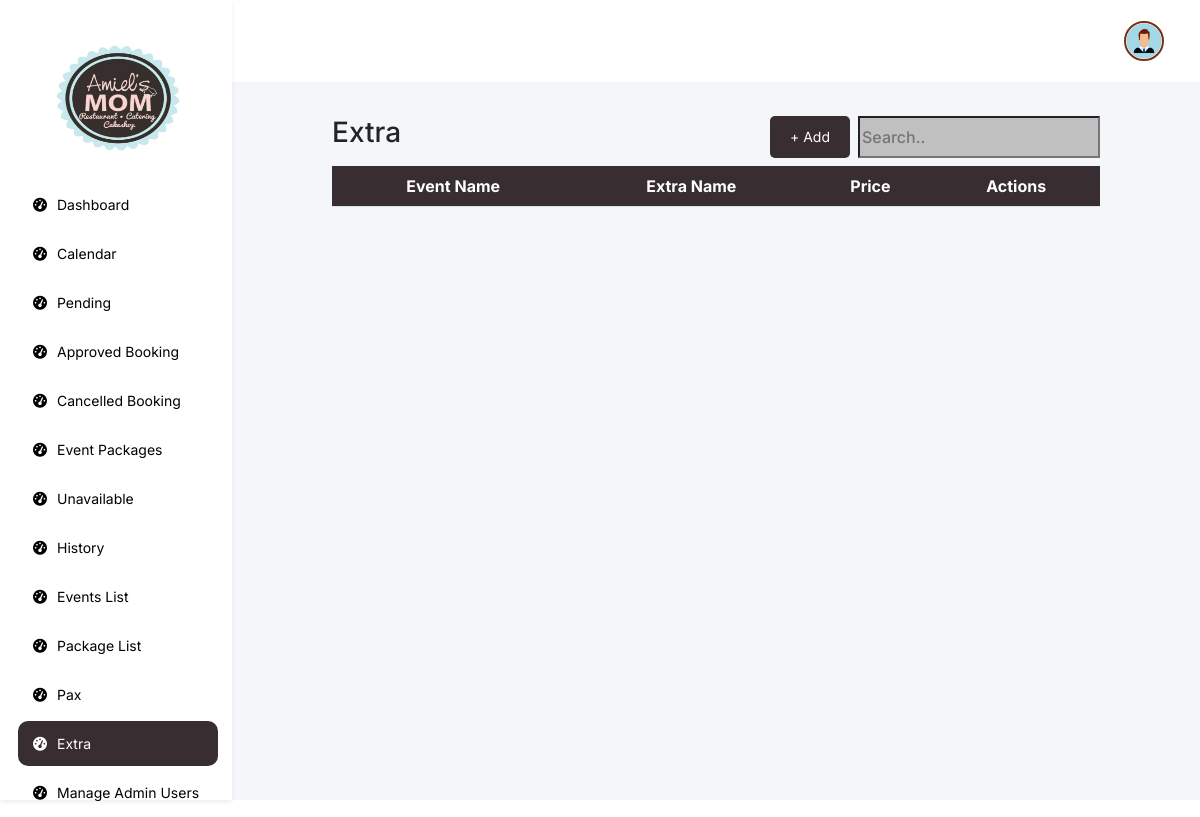
Before: /features/admin/web/extra.php (signed in) with the older database file.
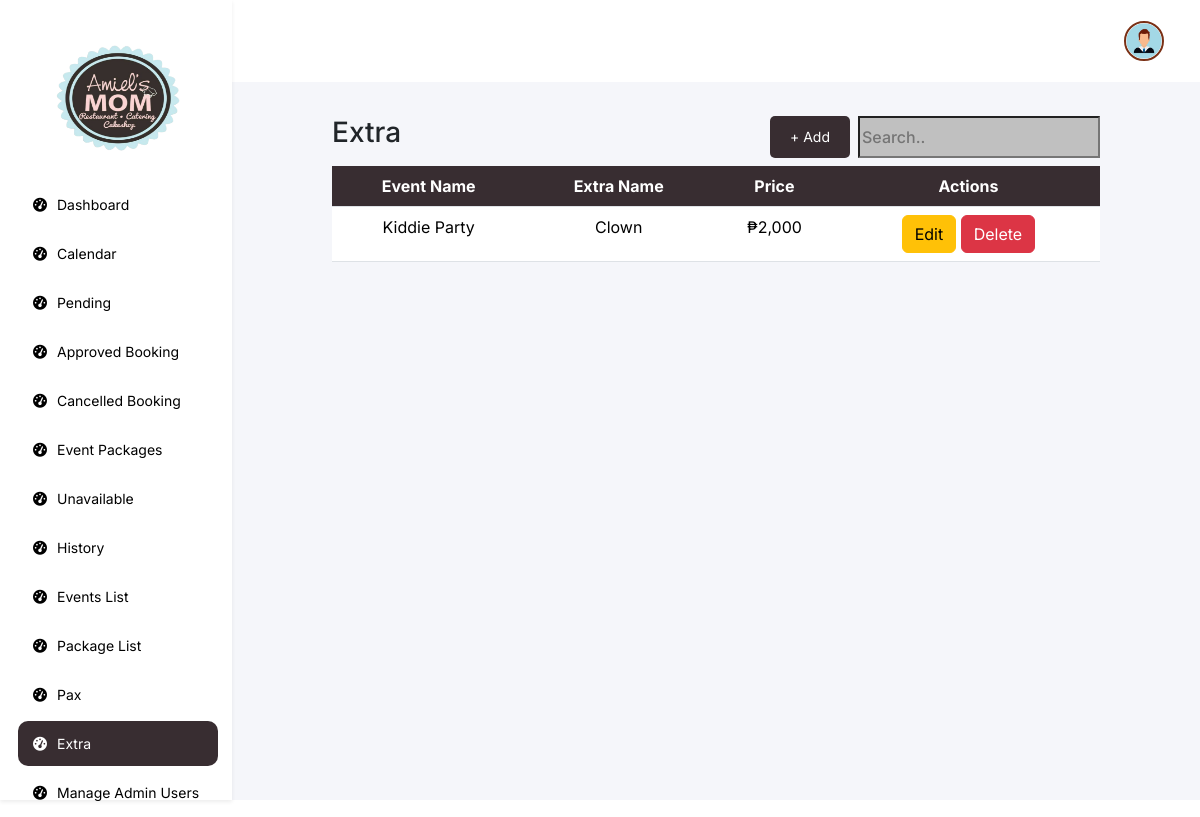
After: the same page with the newer database file.
### tables this page shows
CREATE TABLE `extra` (
  `id` int(11) NOT NULL,
  `type_of_event` varchar(255) NOT NULL,
  `extra_name` varchar(255) NOT NULL,
  `price` decimal(10,2) NOT NULL
);

### features/admin/web/extra.php (the view, shortened to what the changed rows need)
<?php
require '../../../db.php';
$query = "SELECT * FROM extra";
$result = $conn->query($query);
?>
<!DOCTYPE html>
<html lang="en">
<head>
    <link rel="stylesheet" href="https://cdnjs.cloudflare.com/ajax/libs/font-awesome/6.0.0-beta3/css/all.min.css">
    <link href="https://cdn.jsdelivr.net/npm/bootstrap@5.3.3/dist/css/bootstrap.min.css" rel="stylesheet"
>
    <link href="https://cdn.jsdelivr.net/npm/sweetalert2@11.5.0/dist/sweetalert2.min.css" rel="stylesheet">
    <link rel="stylesheet" href="../css/index.css">
</head>
<body>
    <div class="content flex-grow-1">
        <div class="container mt-4">
            <div class="table-responsive">
            <table class="table">
                <thead>
                    <tr>
                        <th scope="col">Event Name</th>
                        <th scope="col">Extra Name</th>
                        <th scope="col">Price</th>
                        <th scope="col">Actions</th>
                    </tr>
                </thead>
                <tbody>
                    <?php while ($row = $result->fetch_assoc()): ?>
                        <tr>
                            <td><?php echo htmlspecialchars($row['type_of_event']); ?></td>
                            <td><?php echo htmlspecialchars($row['extra_name']); ?></td>
                            <td>₱<?php echo number_format(htmlspecialchars($row['price'], ENT_QUOTES, 'UTF-8'), 0, '.', ','); ?></td>
                            <td>
                                <button class="btn btn-warning edit-btn"
                                    data-id="<?php echo $row['id']; ?>"
                                    data-event_name="<?php echo htmlspecialchars($row['type_of_event']); ?>"
                                    data-extra_name="<?php echo htmlspecialchars($row['extra_name']); ?>"
                                    data-price="<?php echo htmlspecialchars($row['price']); ?>"
                                    data-bs-toggle="modal"
                                    data-bs-target="#events_list">Edit</button>
                                <form method="POST" action="../function/php/extra.php" style="display:inline;">
                                    <button type="submit" name="action" value="delete" class="btn btn-danger">Delete</button>
                                </form>
                            </td>
                        </tr>
                    <?php endwhile; ?>
                </tbody>
            </table>
</html>

Changed rows visible on the page:
added extra: type_of_event "Kiddie Party", extra_name "Clown", price "2,000"
